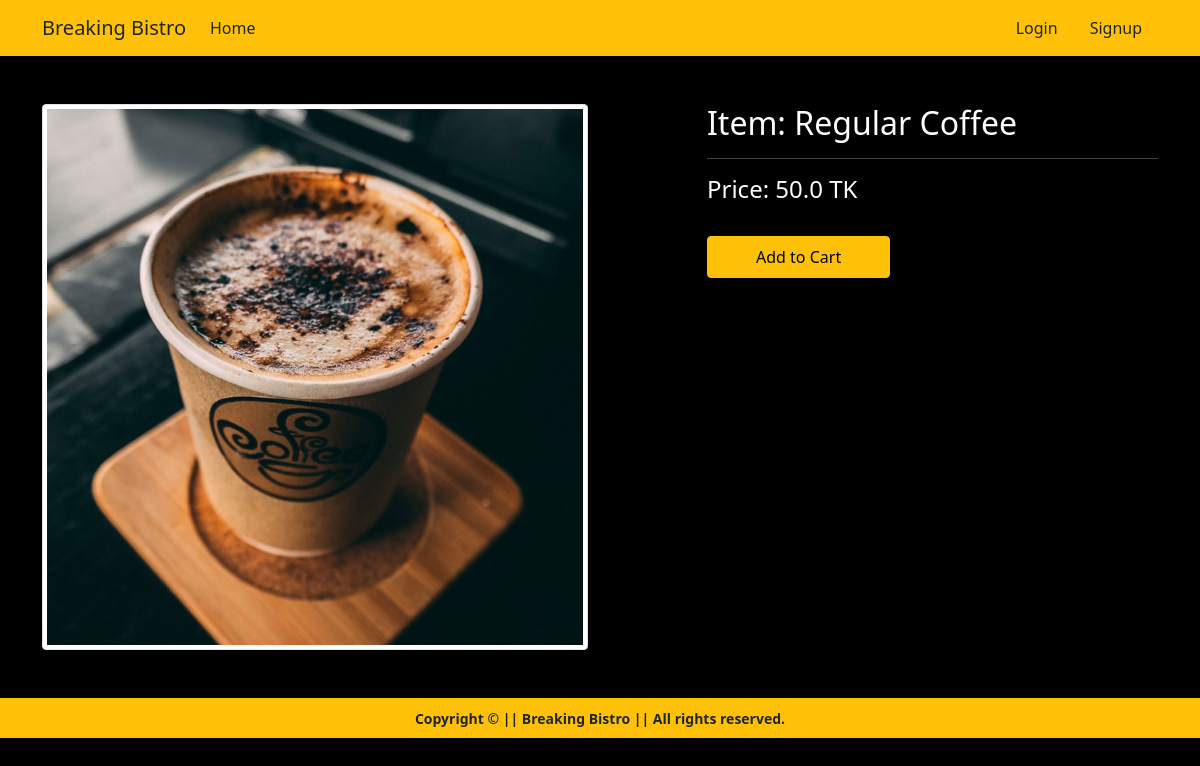
Screenshot of /product-detail/1 with the database file from the repository.
### app/models.py (models this page shows, shortened)
class Product(models.Model):
    title = models.CharField(max_length=200)
    price = models.FloatField()
    category = models.CharField(choices = CATEGORY_CHOICES, max_length=5)
    product_image = models.ImageField(upload_to = 'productimg' )

### app/views.py (the view)
# urls.py: path('product-detail/<int:pk>', views.ProductDetailView.as_view(), name='product-detail'),
class ProductDetailView(View):
    def get(self, request, pk):
        product = Product.objects.get(pk=pk)
        return render(request, 'app/productdetail.html',{'product':product})

### app/templates/app/productdetail.html (shortened to what this page needs)
{% extends 'app/base.html' %}
{% load static %}
{% block main-content %}
<div class="container my-5">
 <div class="row text-white">
  <div class="col-sm-6 text-center align-self-center">
   <img src="{{product.product_image.url}}" alt="" class="img-fluid img-thumbnail">
  </div>
  <div class="col-sm-5 offset-sm-1">
   <h2>Item: {{product.title}}</h2>
   <hr>
   <h4>Price: {{product.price}} TK</h4> <br>
   <form action="/add-to-cart" class="d-inline">
    <button type="submit" class = "btn btn-warning shadow px-5 py-2">Add to Cart</button>
   </form>
  </div>
 </div>
</div>
{% endblock main-content %}

### app/static/app/css/style.css (style rules this page uses)
.body { background-color: black; }

### rows the page displays
Product: product_image (picture), title "Regular Coffee", price "50.0"
